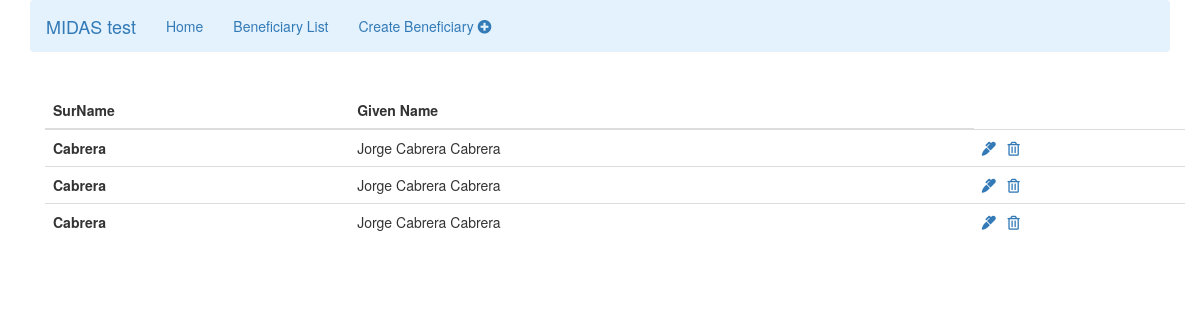
The app's page /beneficiary_list/, older data.
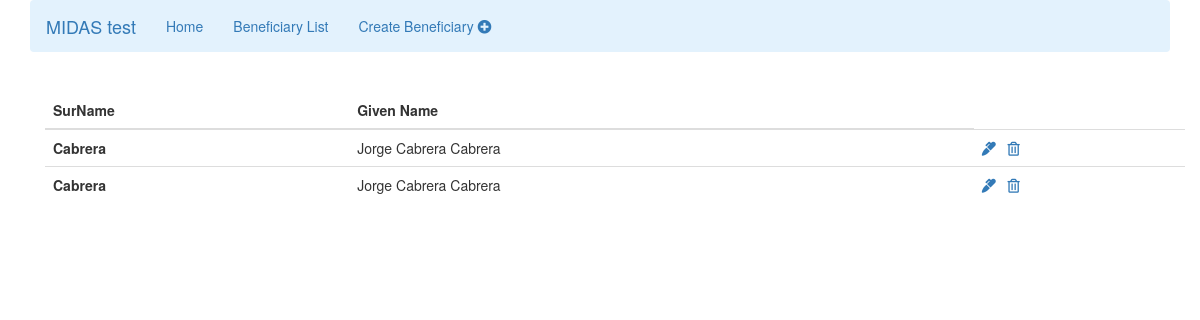
The same page, newer data.
### beneficiaries_app/models.py (models this page shows)
class Beneficiaries(models.Model):
    surname = models.CharField(max_length=200)
    given_name = models.CharField(max_length=200)
    sex = models.TextField(null=True, choices=SEX_CHOICES)
    date_of_birth = models.DateField()
    place_of_birth = CountryField()
    height = models.PositiveIntegerField(null=True)
    partner = models.TextField(null=True, choices=PARTNER_CHOICES)
    children = models.BooleanField(null=True)
    number_children = models.PositiveIntegerField()

### beneficiaries_app/views.py (the view)
def beneficiary_list(request):
    beneficiaries = Beneficiaries.objects.all()
    context = {'beneficiaries': beneficiaries}
    return render(request, "beneficiary_list.html", context)

### MIDAS_TEST/templates/beneficiary_list.html
{% extends 'base.html' %}
{% block content %}
<table class="table">
    <thead>
    <tr>
        <th scope="col">SurName</th>
        <th scope="col">Given Name</th>
    </tr>
    </thead>
    <tbody>
    {% for beneficiary in beneficiaries %}
    <tr>
        <th scope="row">{{beneficiary.surname}}</th>
        <td>{{beneficiary.given_name}}</td>
        <td>
                        <a href="{% url 'beneficiaries_app:beneficiary_edit' beneficiary.id %}">
                        <i class="fas fa-marker"></i>
                        </a>
                        <span> &nbsp; </span>
                        <a href="{% url 'beneficiaries_app:beneficiary_delete' beneficiary.id %}">
                        <i class="far fa-trash-alt"></i>
                        </a>
    </td>
    </tr>
    {% endfor %}
    </tbody>
</table>
{% endblock %}

### MIDAS_TEST/templates/base.html (shortened to what this page needs)
<!DOCTYPE html>
<html lang="en">
<head>
  <link rel="stylesheet" href="https://use.fontawesome.com/releases/v5.2.0/css/all.css"
>
    <link href="https://use.fontawesome.com/releases/v5.2.0/css/all.css"
 rel="stylesheet">
    <link href="https://maxcdn.bootstrapcdn.com/bootstrap/3.4.1/css/bootstrap.min.css" rel="stylesheet">
</head>
<body>
<div class="container">
    <nav class="navbar navbar-light" style="background-color: #e3f2fd;">
        <div class="container-fluid">
            <div class="navbar-header">
                <a class="navbar-brand" href="{% url 'beneficiaries_app:wellcome' %}">MIDAS test</a>
            </div>
            <ul class="nav navbar-nav">
                <li class="active"><a href="{% url 'beneficiaries_app:wellcome' %}">Home</a></li>
                <li class="active"><a href="{% url 'beneficiaries_app:beneficiary_list' %}">Beneficiary List</a></li>
                <li><a href="{% url 'beneficiaries_app:beneficiary_new' %}">Create Beneficiary <i class="fas fa-plus-circle"></i></a>
                </li>
            </ul>
        </div>
    </nav>
    <main class="container" role="main">
        <br>
        {% block content %}
        {% endblock %}
    </main>
</div>
</body>
</html>

Row changes from the older to the newer data that the page shows:
removed Beneficiaries: surname "Cabrera", given_name "Jorge Cabrera Cabrera"
